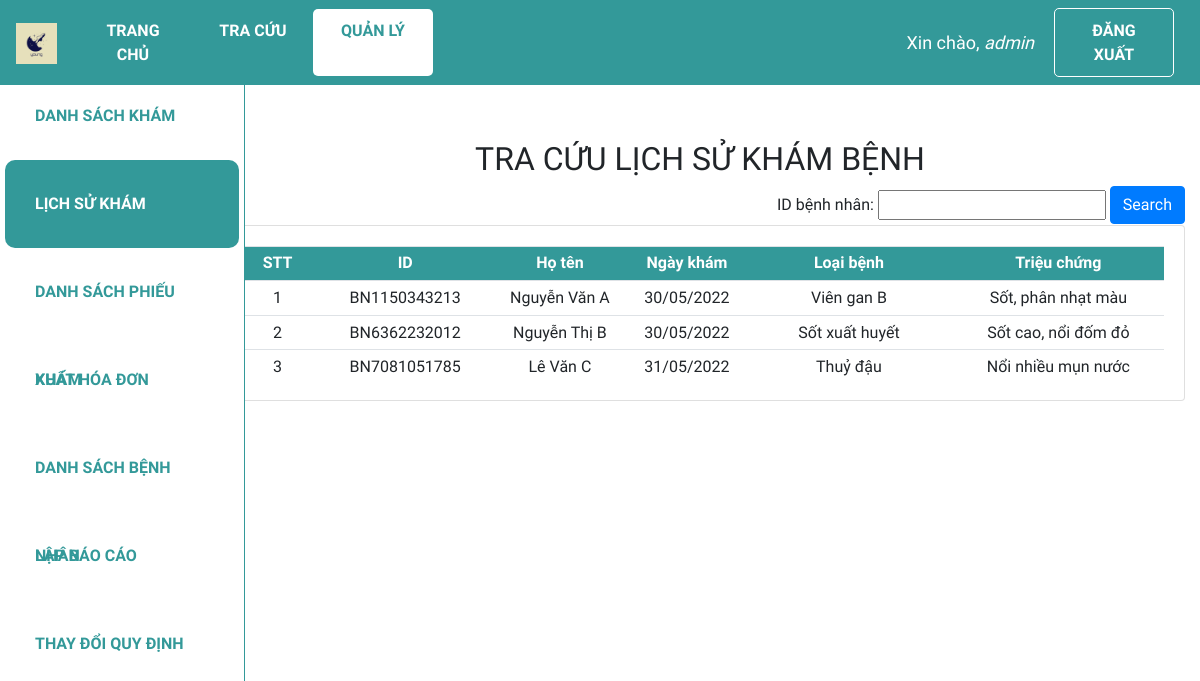
Page /lsk (signed in) on the earlier database version.
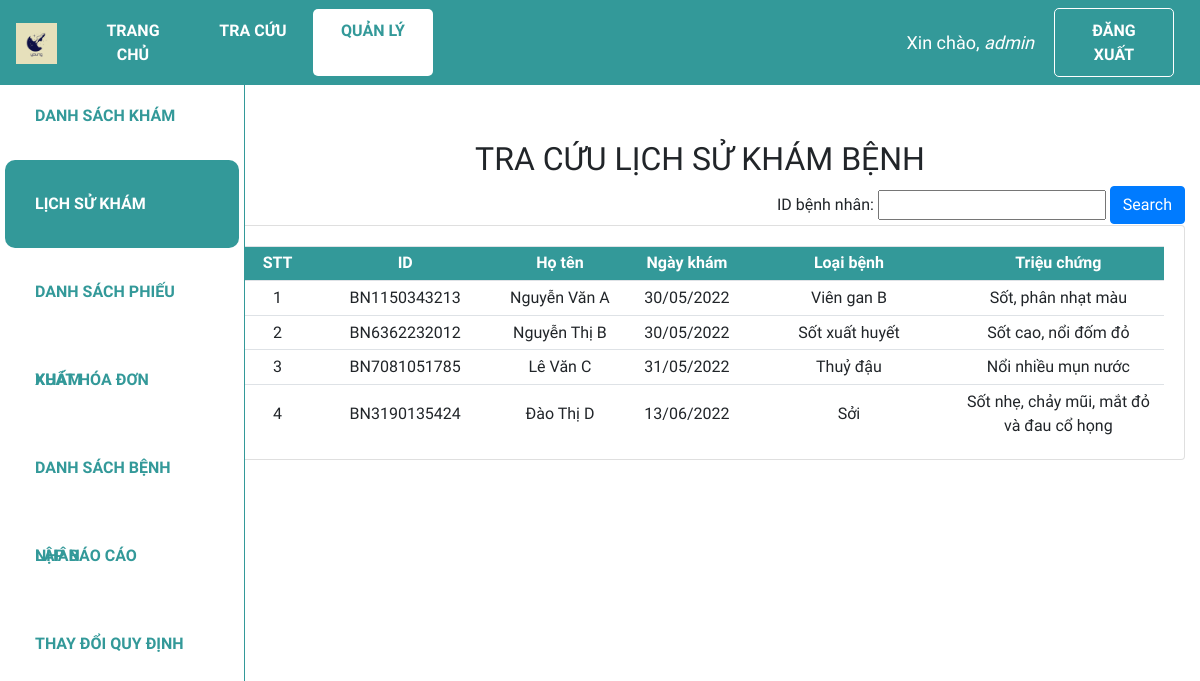
Same page on the later database version.
### web_core/models.py (models this page shows, shortened)
class PHIEUKHAM(models.Model):
    id = ShortUUIDField(
        verbose_name='ID phiếu khám',
        length=10,
        max_length=12,
        prefix="PK",
        alphabet="0123456789",
        primary_key=True
    )
    id_benhnhan = models.ForeignKey(BENHNHAN, on_delete = models.CASCADE,verbose_name = 'ID bệnh nhân', null = True)
    ngay_kham = models.DateTimeField('Ngày khám', auto_now_add = True)
    trieu_chung = models.CharField('Triệu chứng', max_length = 100, blank = False)
    loai_benh = models.ForeignKey(DANHMUC, on_delete = models.CASCADE, limit_choices_to = {'loai':'Bệnh'}, related_name = 'benh',verbose_name = 'Loại bệnh',null = True)

class BENHNHAN(models.Model):
    GIOITINH = (
        ('Nam', 'Nam'),
        ('Nữ', 'Nữ'),
    )
    id = ShortUUIDField(
        verbose_name='ID bệnh nhân',
        length=10,
        max_length=12,
        prefix="BN",
        alphabet="0123456789",
        primary_key=True)
    ho_ten = models.CharField('Họ tên', max_length = 100)
    gioi_tinh = models.CharField('Giới tính', max_length = 3, choices = GIOITINH)
    ngay_sinh = models.DateField('Ngày sinh', default = '01/01/1990', null=True)
    dia_chi = models.CharField('Địa chỉ', max_length = 255, null = True)

class DANHMUC(models.Model):
    CATEGORIES = (
        ('Bệnh', 'Bệnh'),
        ('Thuốc', 'Thuốc'),
        ('Đơn vị', 'Đơn vị'),
        ('Cách dùng', 'Cách dùng'),
    )
    id = ShortUUIDField(
        verbose_name='ID Danh mục',
        length=10,
        max_length=12,
        prefix="DM",
        alphabet="0123456789",
        primary_key=True)
    ten = models.CharField('Tên', max_length=255, unique = True)
    loai = models.CharField('Loại', max_length=20, choices=CATEGORIES)
    gia_tri = models.IntegerField('Giá trị', null=True, blank=True, validators=[MinValueValidator(0)])

### web_core/views.py (the view)
# urls.py: path('lsk',views.lsk, name='quanli_lsk'),
@login_required(login_url='login')
def lsk(request):
    lsk = PHIEUKHAM.objects.all().order_by('ngay_kham')
    enum_lsk = enumerate(lsk, start = 1)
    myFilter = LichSuKhamFilter()
    if request.GET.__contains__('ID'):
        myFilter = LichSuKhamFilter(request.GET,queryset=lsk)
        lsk = myFilter.qs
        enum_lsk = enumerate(lsk, start = 1)
    context ={'lsk': lsk, 'myFilter':myFilter, 'enum_lsk': enum_lsk}
    return render(request, 'web_core/lsk.html',context)

### web_core/templates/web_core/lsk.html (shortened to what this page needs)
{% extends 'web_core/main.html' %}
{% block content %}
<div class="row">
    <div class="col-md-2">
        {% include 'web_core/sidebar.html' %}
    </div>
    <div class="col-md-10">
        <h2 class="table-title" style>TRA CỨU LỊCH SỬ KHÁM BỆNH</h2>
        <div class="btn-text-right">
            <form method="get">
                {{myFilter.form}}
                <button class="btn btn-primary" type="submit">Search</button>
            </form>
        </div>
        <div class="card card-body">
            <table class='table table-sm'>
                <tr class="table-head">
                    <th class="small-content">STT</th>
                    <th class="small-content">ID</th>
                    <th class="mid-content">Họ tên</th>
                    <th class="small-content">Ngày khám</th>
                    <th class="small-content">Loại bệnh</th>
                    <th class="large-content">Triệu chứng</th>
                </tr>
                {% for index,lsk in enum_lsk %}
                <tr>
                    <td class="small-content">{{index}}</td>
                    <td class="mid-content">{{lsk.id_benhnhan.id}}</td>
                    <td class="small-content">{{lsk.id_benhnhan.ho_ten}}</td>
                    <td class="small-content">{{lsk.ngay_kham|date:"d/m/Y"}}</td>
                    <td class="large-content">{{lsk.loai_benh.ten}}</td>
                    <td class="large-content">{{lsk.trieu_chung}}</td>
                </tr>
                {% endfor %}
            </table>
        </div>
    </div>
</div>
{% endblock %}

### web_core/templates/web_core/main.html (shortened to what this page needs)
{% load static %}
<!DOCTYPE html>
<html lang="en">
<head>
  <link rel="stylesheet" href="https://cdn.jsdelivr.net/npm/bootstrap@4.3.1/dist/css/bootstrap.min.css"
 />
  <link rel="stylesheet" type="text/css" href="{% static '/css/main.css' %}">
</head>
<body>
  {% include 'web_core/navbar.html' %}
  <div class="container-fluid" style="margin-top:90px;">
    {% block content %}
    {% endblock %}
  </div>
</body>
</html>

### web_core/templates/web_core/navbar.html (shortened to what this page needs)
{% load static %}
<nav class="navbar navbar-expand-lg my-navbar fixed-top">
    <a href="{% url 'home' %}">
        <img class="navbar-brand" alt="logo-brand" src="{% static 'images/favicon.png' %}" height="50"
            style="padding-bottom: 4px" />
    </a>
    <div class="collapse navbar-collapse" id="navbarNav">
        {% with request.resolver_match.url_name as url_name %}
        <div class="navbar-nav">
            <a class="nav-item nav-link my-nav-item {% if url_name == 'home' %}my-nav-active{% endif %}"
                href="{% url 'home' %}">Trang chủ</a>
            <a class="nav-item nav-link my-nav-item {% if url_name == 'lsk_guest' %}my-nav-active{% endif %}"
                href="{% url 'lsk_guest' %}">Tra cứu</a>
            <a class="nav-item nav-link my-nav-item {% if 'quanli' in url_name %}my-nav-active{% endif %}"
                href="{% url 'quanli_dskb' %}">Quản lý</a>
        </div>
        {% endwith %}
    </div>
    {% with request.resolver_match.url_name as url_name %}
    {% if request.user.is_authenticated %}
    <span class="hello-msg">Xin chào, <span> {{request.user}} </span></span>
    <a class="nav-item nav-link my-nav-item my-btn" href="{% url 'logout' %}">Đăng xuất</a>
    {% else %}
    <a class="nav-item nav-link my-nav-item my-btn {% if url_name == 'login' %}my-nav-active{% endif %}"
        href="{% url 'login' %}">Đăng nhập</a>
    {% endif %}
    {% endwith %}
</nav>

### web_core/templates/web_core/sidebar.html (shortened to what this page needs)
<nav class="navbar navbar-expand-md my-navbar fixed-left">
    {% with request.resolver_match.url_name as url_name %}
    <div class="navbar-nav my-sidebar-nav">
        <a class="nav-item nav-link my-sidebar-item {% if 'dskb' in url_name %}my-sidebar-active{% endif %}"
            href="{% url 'quanli_dskb' %}">Danh sách khám bệnh</a>
        <a class="nav-item nav-link my-sidebar-item {% if 'lsk' in url_name %}my-sidebar-active{% endif %}"
            href="{% url 'quanli_lsk' %}">Lịch sử khám</a>
        <a class="nav-item nav-link my-sidebar-item {% if 'dspk' in url_name %}my-sidebar-active{% endif %}"
            href="{% url 'quanli_dspk' %}">Danh sách phiếu khám</a>
        <a class="nav-item nav-link my-sidebar-item {% if 'xuathoadon' in url_name %}my-sidebar-active{% endif %}"
            href="{% url 'quanli_xuathoadon' %}">Xuất hóa đơn</a>
        {% if request.user.is_staff%}
        <a class="nav-item nav-link my-sidebar-item {% if 'dsbn' in url_name %}my-sidebar-active{% endif %}"
            href="{% url 'quanli_dsbn' %}">Danh sách bệnh nhân</a>
        <a class="nav-item nav-link my-sidebar-item {% if 'lapbaocao' in url_name %}my-sidebar-active{% endif %}"
            href="{% url 'quanli_lapbaocao' %}">Lập báo cáo</a>
        <a class="nav-item nav-link my-sidebar-item {% if 'thaydoi' in url_name %}my-sidebar-active{% endif %}"
            href="{% url 'quanli_thaydoi' %}">Thay đổi quy định</a>
        {% endif %}
    </div>
    {% endwith %}
</nav>

### web_core/static/css/main.css (style rules this page uses)
* { font-family: 'Baloo 2', cursive; }
html, body { margin: 0; padding: 0; height: 100%; overflow-x: hidden; }

### web_core/templates/web_core/navbar.html (style rules this page uses)
.my-navbar.fixed-top { position: fixed; color: #fff; background-color: #399; z-index: 10; }
.my-nav-item { color: #fff; font-weight: bold; padding: 9.6px 16px !important; text-transform: uppercase; border-radius: 5px; width: 120px; text-align: center; }
.my-nav-active, .my-nav-active:hover { color: #399; background-color: #fff; }
.my-btn { border: 1px solid #fff; margin-right: 10px; }
.hello-msg { font-size: 18px; color: #fff; margin-right: 20px; }
.hello-msg>span { font-style: italic; }

### web_core/templates/web_core/lsk.html (style rules this page uses)
.col-md-2 { padding: 0; }
.col-md-10 { margin-top: 50px; }
.card-body { padding-bottom: 0px; }
.table-title { text-align: center; }
.table td, .table th { vertical-align: middle; text-align: center; }
.small-content { width: 150px; }
.mid-content { width: 250px; }
.large-content { width: 450px; }
.table-head { color: #ffff; background-color: #399; }
.btn-text-right { text-align: right; }

### web_core/templates/web_core/sidebar.html (style rules this page uses)
.my-navbar.fixed-left { position: fixed; top: 72px; left: 0; bottom: 0; padding: 0; z-index: 1; width: 245px; background: #fff; border-right: 1px solid #399; flex-flow: column nowrap; align-items: flex-start; }
.navbar-nav.my-sidebar-nav { flex-direction: column; }
.my-sidebar-item { color: #399; font-weight: bold; padding: 0 30px !important; margin: 0 5px; text-transform: uppercase; height: 88px; line-height: 88px; border-radius: 10px; }
.my-sidebar-active, .my-sidebar-active:hover { color: #fff; background-color: #399; }

Differences in the rows shown:
added PHIEUKHAM: index "4", id_benhnhan.id "BN3190135424", id_benhnhan.ho_ten "Đào Thị D", ngay_kham "13/06/2022", loai_benh.ten "Sởi", trieu_chung "Sốt nhẹ, chảy mũi, mắt đỏ và đau cổ họng"
